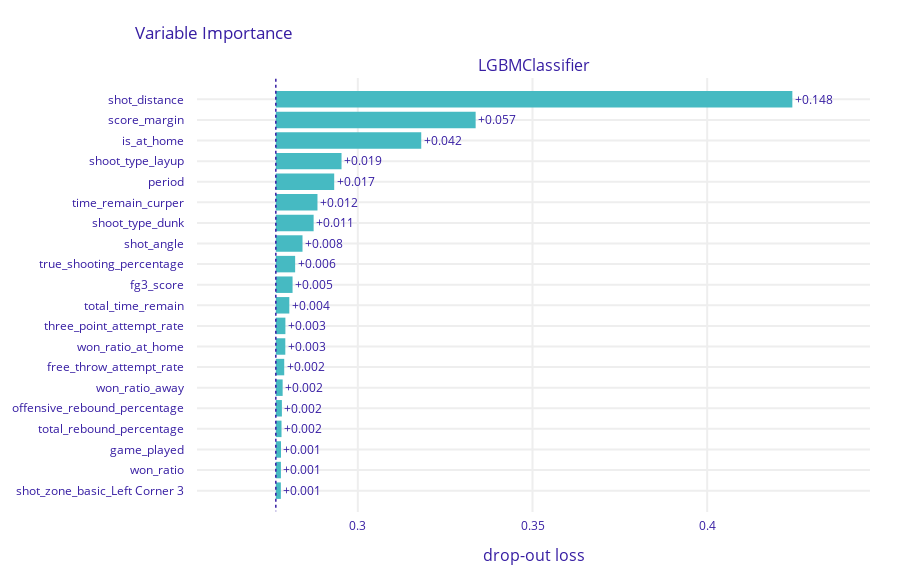

The notebook cell saved with this chart:
### Code cell
# On calcule la feature importance avec la librairie DALEX
feature_import = exp.model_parts(B=10, random_state=42)

# On affiche les 20 features les mieux notées avec la feature importance
feature_import.plot(max_vars=20, vertical_spacing=0.15)

### Figure 1 — Plotly figure (JSON) as saved in the notebook; plotly's stock layout.template omitted (floating-point values rounded to 4 significant figures)
{"data": [{"base": 0.2765, "hoverinfo": "text", "hoverlabel": {"bgcolor": "rgba(0,0,0,0.8)"}, "hovertext": ["Model: LGBMClassifier loss after<br>variable: shot_distance is permuted: 0.424<br>Drop-out loss change: +0.148", "Model: LGBMClassifier loss after<br>variable: score_margin is permuted: 0.334<br>Drop-out loss change: +0.057", "Model: LGBMClassifier loss after<br>variable: is_at_home is permuted: 0.318<br>Drop-out loss change: +0.042", "Model: LGBMClassifier loss after<br>variable: shoot_type_layup is permuted: 0.295<br>Drop-out loss change: +0.019", "Model: LGBMClassifier loss after<br>variable: period is permuted: 0.293<br>Drop-out loss change: +0.017", "Model: LGBMClassifier loss after<br>variable: time_remain_curper is permuted: 0.288<br>Drop-out loss change: +0.012", "Model: LGBMClassifier loss after<br>variable: shoot_type_dunk is permuted: 0.287<br>Drop-out loss change: +0.011", "Model: LGBMClassifier loss after<br>variable: shot_angle is permuted: 0.284<br>Drop-out loss change: +0.008", "Model: LGBMClassifier loss after<br>variable: true_shooting_percentage is permuted: 0.282<br>Drop-out loss change: +0.006", "Model: LGBMClassifier loss after<br>variable: fg3_score is permuted: 0.281<br>Drop-out loss change: +0.005", "Model: LGBMClassifier loss after<br>variable: total_time_remain is permuted: 0.28<br>Drop-out loss change: +0.004", "Model: LGBMClassifier loss after<br>variable: three_point_attempt_rate is permuted: 0.279<br>Drop-out loss change: +0.003", "Model: LGBMClassifier loss after<br>variable: won_ratio_at_home is permuted: 0.279<br>Drop-out loss change: +0.003", "Model: LGBMClassifier loss after<br>variable: free_throw_attempt_rate is permuted: 0.279<br>Drop-out loss change: +0.002", "Model: LGBMClassifier loss after<br>variable: won_ratio_away is permuted: 0.278<br>Drop-out loss change: +0.002", "Model: LGBMClassifier loss after<br>variable: offensive_rebound_percentage is permuted: 0.278<br>Drop-out loss change: +0.002", "Model: LGBMClassifier loss after<br>variable: total_rebound_percentage is permuted: 0.278<br>Drop-out loss change: +0.002", "Model: LGBMClassifier loss after<br>variable: game_played is permuted: 0.278<br>Drop-out loss change: +0.001", "Model: LGBMClassifier loss after<br>variable: won_ratio is permuted: 0.278<br>Drop-out loss change: +0.001", "Model: LGBMClassifier loss after<br>variable: shot_zone_basic_Left Corner 3 is permuted: 0.278<br>Drop-out loss change: +0.001"], "marker": {"color": "#46bac2"}, "orientation": "h", "showlegend": false, "text": ["+0.148", "+0.057", "+0.042", "+0.019", "+0.017", "+0.012", "+0.011", "+0.008", "+0.006", "+0.005", "+0.004", "+0.003", "+0.003", "+0.002", "+0.002", "+0.002", "+0.002", "+0.001", "+0.001", "+0.001"], "textposition": "outside", "type": "bar", "x": [0.1478, 0.0572, 0.04163, 0.01881, 0.01671, 0.01192, 0.01082, 0.00764, 0.005532, 0.004792, 0.003865, 0.002744, 0.002718, 0.002404, 0.001956, 0.001739, 0.001633, 0.001481, 0.001459, 0.001439], "xaxis": "x", "y": ["shot_distance", "score_margin", "is_at_home", "shoot_type_layup", "period", "time_remain_curper", "shoot_type_dunk", "shot_angle", "true_shooting_percentage", "fg3_score", "total_time_remain", "three_point_attempt_rate", "won_ratio_at_home", "free_throw_attempt_rate", "won_ratio_away", "offensive_rebound_percentage", "total_rebound_percentage", "game_played", "won_ratio", "shot_zone_basic_Left Corner 3"], "yaxis": "y"}], "layout": {"annotations": [{"font": {"size": 16}, "showarrow": false, "text": "LGBMClassifier", "x": 0.5, "xanchor": "center", "xref": "paper", "y": 1, "yanchor": "bottom", "yref": "paper"}, {"font": {"size": 16}, "showarrow": false, "text": "drop-out loss", "x": 0.5, "xanchor": "center", "xref": "paper", "y": 0, "yanchor": "top", "yref": "paper", "yshift": -30}], "font": {"color": "#371ea3"}, "height": 583, "margin": {"b": 71, "r": 30, "t": 78}, "shapes": [{"line": {"color": "#371ea3", "dash": "dot", "width": 1.5}, "type": "line", "x0": 0.2765, "x1": 0.2765, "xref": "x", "y0": -1, "y1": 20, "yref": "y"}], "title": {"text": "Variable Importance", "x": 0.15}, "xaxis": {"anchor": "y", "automargin": true, "domain": [0, 1], "fixedrange": true, "gridwidth": 2, "range": [0.254, 0.4466], "tickcolor": "white", "ticklen": 3, "ticks": "outside", "type": "linear", "zeroline": false}, "yaxis": {"anchor": "x", "automargin": true, "autorange": "reversed", "domain": [0, 1], "fixedrange": true, "gridwidth": 2, "tickcolor": "white", "ticklen": 10, "ticks": "outside", "type": "category"}}}
